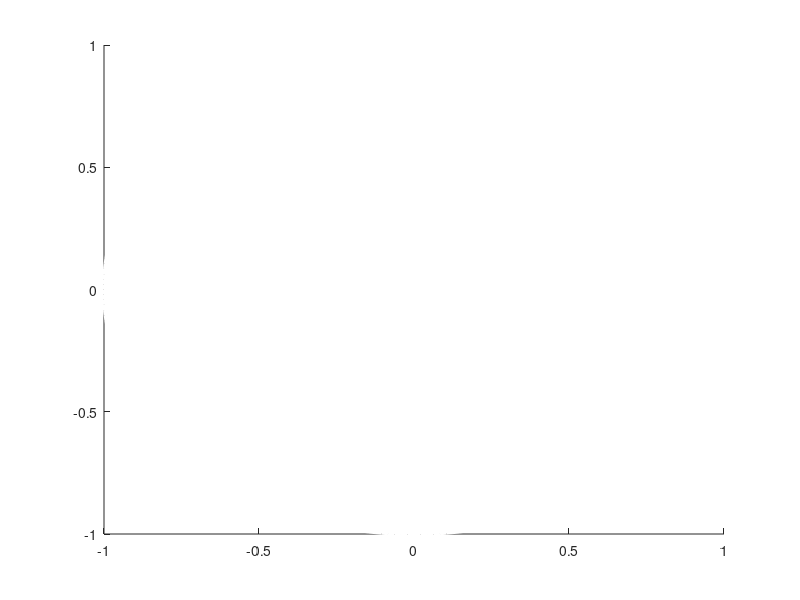

Reproduce this figure in MATLAB.
function h=ellipse(ra,rb,ang,x0,y0,C,Nb)
% Ellipse adds ellipses to the current plot
%
% ELLIPSE(ra,rb,ang,x0,y0) adds an ellipse with semimajor axis of ra,
% a semimajor axis of radius rb, a semimajor axis of ang, centered at
% the point x0,y0.
%
% The length of ra, rb, and ang should be the same. 
% If ra is a vector of length L and x0,y0 scalars, L ellipses
% are added at point x0,y0.
% If ra is a scalar and x0,y0 vectors of length M, M ellipse are with the same 
% radii are added at the points x0,y0.
% If ra, x0, y0 are vectors of the same length L=M, M ellipses are added.
% If ra is a vector of length L and x0, y0 are  vectors of length
% M~=L, L*M ellipses are added, at each point x0,y0, L ellipses of radius ra.
%
% ELLIPSE(ra,rb,ang,x0,y0,C)
% adds ellipses of color C. C may be a string ('r','b',...) or the RGB value. 
% If no color is specified, it makes automatic use of the colors specified by 
% the axes ColorOrder property. For several circles C may be a vector.
%
% ELLIPSE(ra,rb,ang,x0,y0,C,Nb), Nb specifies the number of points
% used to draw the ellipse. The default value is 300. Nb may be used
% for each ellipse individually.
%
% h=ELLIPSE(...) returns the handles to the ellipses.
%
% as a sample of how ellipse works, the following produces a red ellipse
% tipped up at a 45 deg axis from the x axis
% ellipse(1,2,pi/8,1,1,'r')
%
% note that if ra=rb, ELLIPSE plots a circle
%

% written by D.G. Long, Brigham Young University, based on the
% CIRCLES.m original 
% written by Peter Blattner, Institute of Microtechnology, University of 
% Neuchatel, Switzerland, blattner@imt.unine.ch


% Check the number of input arguments 
if nargin<1,
  ra=[];
end;
if nargin<2,
  rb=[];
end;
if nargin<3,
  ang=[];
end;

if nargin<5,
  x0=[];
  y0=[];
end;
 
if nargin<6,
  C=[];
end

if nargin<7,
  Nb=[];
end

% set up the default values

if isempty(ra),ra=1;end;
if isempty(rb),rb=1;end;
if isempty(ang),ang=0;end;
if isempty(x0),x0=0;end;
if isempty(y0),y0=0;end;
if isempty(Nb),Nb=300;end;
if isempty(C),C=get(gca,'colororder');end;

% work on the variable sizes

x0=x0(:);
y0=y0(:);
ra=ra(:);
rb=rb(:);
ang=ang(:);
Nb=Nb(:);

if isstr(C),C=C(:);end;

if length(ra)~=length(rb),
  error('length(ra)~=length(rb)');
end;
if length(x0)~=length(y0),
  error('length(x0)~=length(y0)');
end;

% how many inscribed elllipses are plotted

if length(ra)~=length(x0)
  maxk=length(ra)*length(x0);
else
  maxk=length(ra);
end;

% drawing loop
for k=1:maxk
  
  if length(x0)==1
    xpos=x0;
    ypos=y0;
    radm=ra(k);
    radn=rb(k);
    if length(ang)==1
      an=ang;
    else
      an=ang(k);
    end;
  elseif length(ra)==1
    xpos=x0(k);
    ypos=y0(k);
    radm=ra;
    radn=rb;
    an=ang;
  elseif length(x0)==length(ra)
    xpos=x0(k);
    ypos=y0(k);
    radm=ra(k);
    radn=rb(k);
    an=ang(k);
  else
    rada=ra(fix((k-1)/size(x0,1))+1);
    radb=rb(fix((k-1)/size(x0,1))+1);
    an=ang(fix((k-1)/size(x0,1))+1);
    xpos=x0(rem(k-1,size(x0,1))+1);
    ypos=y0(rem(k-1,size(y0,1))+1);
  end;

  co=cos(an);
  si=sin(an);
  the=linspace(0,2*pi,Nb(rem(k-1,size(Nb,1))+1,:)+1);
  h(k)=patch(radm*cos(the)*co-si*radn*sin(the)+xpos,radm*cos(the)*si+co*radn*sin(the)+ypos,'w','EdgeColor',[1 1 1],'LineWidth',3);
end;